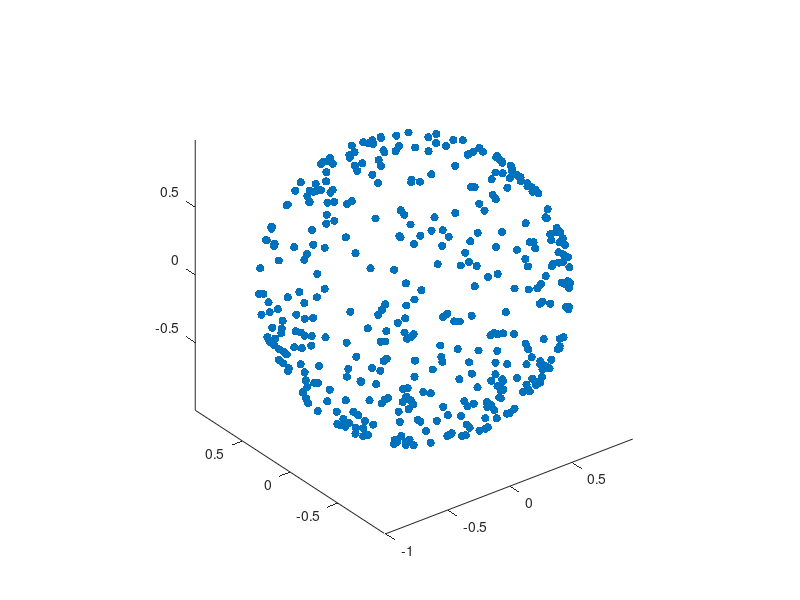

MATLAB code to generate this figure: (Note: this script raises an error after producing the figure.)
%% Initialization
clc; clear all; close all;

% Global Variables
N_SIM = 130;
LENGTH_R = 400;
DIM_BOX_SEARCH = 0.05;

%
r = randn(3,LENGTH_R); % Use a large n
r = r./sqrt(sum(r.^2,1));
%r = bsxfun(@rdivide,r,sqrt(sum(r.^2,1)));
x = r(1,:);
y = r(2,:);
z = r(3,:);
randomInt = randi(LENGTH_R,1);

%figure
scatter3(x,y,z,'blue','filled') %
grid off
axis equal
shading interp

hold on;
location = [x(randomInt); y(randomInt); z(randomInt)];
%scatter3(location(1),location(2),location(3),'r','x');
%histogram(y)
%shg
%% Distance Calculation
for a = 1:LENGTH_R
    if abs(x(a)-location(1)) < DIM_BOX_SEARCH || abs(y(a)-location(2)) < DIM_BOX_SEARCH || abs(z(a)-location(3)) < DIM_BOX_SEARCH
        distance(a) = ((x(a)-location(1))^2 + (y(a)-location(2))^2 + (z(a)-location(3))^2)^(1/2);
    else
        distance(a) = 5;
    end
end

% for a = i:LENGTH_R
%     distance(a) = ((x(a)-location(1))^2 + (y(a)-location(2))^2 + (z(a)-location(3))^2)^(1/2);
% end

%histogram(distance,'Normalization','probability')

closePoints = mink(distance,40);
for b = 2:length(closePoints)
    result(b) = find(distance==closePoints(b));
    %scatter3(x(result(b)),y(result(b)),z(result(b)),'b','filled');
end
%shg
%% Second Point
indexPoint = randperm(length(result),1); %selects random point from 1 to length of the result vector
secondPointElem = result(indexPoint);    %returns the corresponding element index from previous line
if secondPointElem == 0
    indexPoint = randperm(length(result),1); %selects random point from 1 to length of the result vector
    secondPointElem = result(indexPoint);    %returns the corresponding element index from previous line
else
    1
end
secondPoint = [x(secondPointElem);y(secondPointElem);z(secondPointElem)];   %gives point value indicated by element index
%scatter3(secondPoint(1),secondPoint(2),secondPoint(3),'g','filled');    %plots random next point in green
%shg
%% First Vector
firstVector = [secondPoint(1)-location(1);secondPoint(2)-location(2);secondPoint(3)-location(3)];
%quiver3(location(1),location(2),location(3),firstVector(1),firstVector(2),firstVector(3))
totalVector = [firstVector(1),firstVector(2),firstVector(3),location(1),location(2),location(3)]; %running storage of vector and coordinates
%scatter3(secondPoint(1),secondPoint(2),secondPoint(3),'g','filled');
%shg
%% Continuing Path
%scatter3(x,y,z)
%scatter3(location(1),location(2),location(3),'r','x');
axis equal
%set(gca,'XLim',[-1 1],'YLim',[-1 1],'ZLim',[-1 1]) %%%%%%%%%%%%%%%%%%%%%%%%%%%
nextPoint = secondPoint; %starts off code
previousPoint = secondPoint;
lastVector = firstVector;
%clear the plot and replot just the points and second point with first vector, research for new close points
%this should eventually turn into a loop
%shg
%% LOOOOOOP
for sim = 2:N_SIM
    %previous code
    %{
for a = 1:LENGTH_R 
distance(a) = ((x(a)-nextPoint(1))^2 + (y(a)-nextPoint(2))^2 + (z(a)-nextPoint(3))^2)^(1/2); 
end  
    %}
    %new proposal
    for a = 1:LENGTH_R
        if abs(x(a)-nextPoint(1)) < DIM_BOX_SEARCH || abs(y(a)-nextPoint(2)) < DIM_BOX_SEARCH || abs(z(a)-nextPoint(3)) < DIM_BOX_SEARCH
            distance(a) = ((x(a)-nextPoint(1))^2 + (y(a)-nextPoint(2))^2 + (z(a)-nextPoint(3))^2)^(1/2);
        else
            distance(a) = 5;
        end
    end
    
    closePoints = mink(distance,N_SIM/2);
    for b = 1:length(closePoints)
        secondResult(b) = find(distance== closePoints(b));
        %scatter3(x(secondResult(b)),y(secondResult(b)),z(secondResult(b)),'b','filled');
    end
    closepoints = mink(distance,10)
    for q = 1:length(closepoints)
            closeindeces(q) = find(distance==closepoints(q));
            closedistance(q,sim-1) = distance(closeindeces(q));
    end
    
    for c = 1:length(closePoints)
        point(c,:) = [x(secondResult(c)),y(secondResult(c)),z(secondResult(c))];
        vectors(c,:) = [point(c,1)-nextPoint(1),point(c,2)-nextPoint(2),point(c,3)-nextPoint(3)];
        vectorRadian(c,:) = atan2(norm(cross(vectors(c,:),lastVector)), dot(vectors(c,:),lastVector));
        vectorAngles(c,1) = rad2deg(vectorRadian(c,1)); % convert to degrees
        
        if vectorAngles(c,1) < 30 %invalidates all vectors that deviate by more than 30 degrees
            validPoints(c,:) = point(c,:);
            %scatter3(point(c,1),point(c,2),point(c,3),'b')
            
            if validPoints(c,1) == previousPoint(1) || validPoints(c,2) == previousPoint(2) || validPoints(c,3) == previousPoint(3)
                validPoints(c,:) = 0;
            end
        else
            %failingPoints(c,:) = point(c,:);
            validPoints(c,:) = 0;
        end
        %validIndexes(c,1) = vectorAngles(c,1) < 30;
        %scatter3(x(secondResult(b)),y(secondResult(b)),z(secondResult(b)),'b','filled');
    end

    cleanValidPoints = validPoints(any(validPoints,2),:); %this is where I would implement the weighting average
    
    %usedVector = (nextPoint(1),nextPoint(2),nextPoint(3))
    
    totalVector(sim,4:6) = [previousPoint(1),previousPoint(2),previousPoint(3)];
    
    indexPoint2 = randperm(size(cleanValidPoints,1),1);
    nextPoint(:) = cleanValidPoints(indexPoint2,:);
    %scatter3(nextPoint(1),nextPoint(2),nextPoint(3),'g','filled');
    totalVector(sim,1:3) = [nextPoint(1)-previousPoint(1),nextPoint(2)-previousPoint(2),nextPoint(3)-previousPoint(3)]; %updates the total vector
    lastVector = [nextPoint(1)-previousPoint(1),nextPoint(2)-previousPoint(2),nextPoint(3)-previousPoint(3)];
    %quiver3(previousPoint(1),previousPoint(2),previousPoint(3),totalVector(sim,1),totalVector(sim,2),totalVector(sim,3))
    
    previousPoint = nextPoint;
    
    F = getframe; % used for capturing current frame which is a snapshot of the current axes
end

%imshow(F.cdata) % cdata from getframe is a matrix containing the image data
%p0 = [1 2 3];
%p1 = [4 5 6];
%vectarrow(p0,p1)
%find vectors between the new point and surrounding points, select a point based on what has < a certain angle difference between the vectors

%% histogram of point distance distribution
% closedistance = closedistance(any(closedistance,2),:);
% histogram(closedistance,'Normalization','probability')
% ylabel('probability')
% xlabel('distance')
% 
% i = 1;
% m = 0;
% for i = 1:length(closedistance)
%     m(i) = mean(closedistance(:,i))
% end
% 
% normplot(closedistance)


%% To do
%see if we can search by an area rather than calculating distance to
%points-- do a comparison of point distances first, i.e. check to see if x
%is within a certain distance
%this will allow us to increase the point density without exponentially
%increasing compute time
%should we order the points on the sphere first?

%YEETUS DELETUS